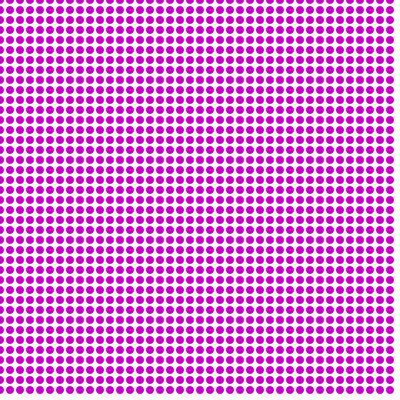
Frame 1 (no input)
Frame 60 (the mouse pressed at the canvas centre just before this capture): identical to frame 1, image omitted
Frame 120 (the mouse held since frame 60 and released just before this capture): identical to frame 1, image omitted

The Processing sketch that drew this single still picture (run headless with seeded random() and noise(); from frame 60 on, the mouse is pressed at the canvas centre):

// Processing sketch: processing_53991
// ── processing_53991.pde

void setup () {
  size (400, 400);
  smooth ();
  noStroke ();
  
}
void draw () {
  background (255);
   
  fill (200, 0, 200);

 for (int x=0; x<width; x+=10){

   for (int y=0; y<height; y+=10) {
      ellipse (x, y, 8, 8);
   }
}
}
